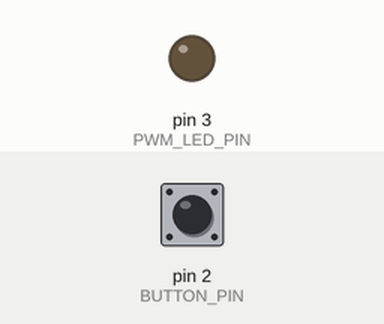
Recording of a sketch running on a simulated Arduino Uno, built with avr-gcc and run on an emulated ATmega328P. Shown: output pins drawn as LEDs (lit = HIGH). Dashed ring = blinking. Inputs (shaded band) come from the test bench; at power-on: pin 2 (BUTTON_PIN) LOW.

Above: at 1.25 s.
1.3 s: pin 2 (BUTTON_PIN) pulled HIGH for 0.15 s
At 1.69 s:
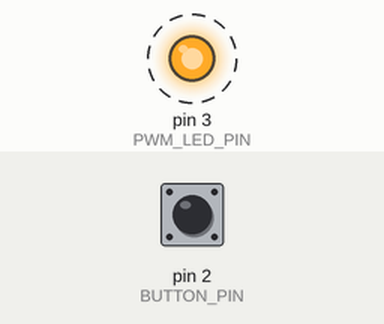
4.4 s: pin 2 (BUTTON_PIN) pulled HIGH for 1 s
Timing chart, 0 to 14.4 s (numbered marks = the images above; inputs shaded):
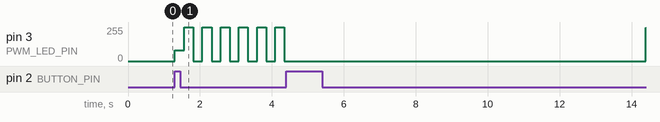

The sketch:

my_pwm_button.ino
```cpp
/*
 * Константы
 */
const int PWM_LED_PIN = 3;  // Номер пина, к которому подключен светодиод
const int BUTTON_PIN = 2;   // Номер пина, к которому подключена кнопка
const int STATE_BLINK = 0;  // Состояние "Моргание"
const int STATE_PWM = 1;    // Состояние "ШИМ"
const int PWM_CODE_MIN = 0; // Минимальный код ШИМ (светодиод не горит)
const int PWM_CODE_MAX = 255; // Максимальный код ШИМ (светодиод горит максимально ярко)
const int BUTTON_CLICK_DELAY = 10; // Задержка после детектирования нажатия кнопки, миллисекунды
const int BLINK_PHASE = 250; // Полупериод "Моргания", миллисекунды
const int PWM_CHANGE_DELAY = 3; // Задержка между сменой кода ШИМ в состоянии "ШИМ"

/*
 * Глобальные переменные
 */
int state = STATE_BLINK;    // Текущее состояние системы
int buttonState = LOW;      // Состояние кнопки
int pwmStateCode = PWM_CODE_MIN;       // Код ШИМ в состоянии "ШИМ"
int pwmStateDirection = +1; // +1 - увеличение яркости, -1 - уменьшение
int blinkStateCnt = 0;      // Счетчик миллисекунд в состоянии "Моргание"
int blinkStateCode = PWM_CODE_MIN;     // Код ШИМ в состоянии "Моргание"

/*
 * Конфигурация
 */
void setup() {
  pinMode(PWM_LED_PIN, OUTPUT);      // Конфигурация 3го пина как выхода (светодиод)
  pinMode(BUTTON_PIN, INPUT);        // Конфигурация 2го пина как входа (кнопка)
}

/*
 * Смена текущего состояния системы
 */
void switchState()
{
  delay(BUTTON_CLICK_DELAY);
  if (state == STATE_BLINK) {
    state = STATE_PWM;
    blinkStateCnt = 0;
    blinkStateCode = PWM_CODE_MIN;
  } else {
    state = STATE_BLINK;
    pwmStateCode = PWM_CODE_MIN;
    pwmStateDirection = +1;
  }
}

/*
 * Смена значения на светодиоде в состоянии "Моргание"
 */
void switchBlinkValue() {
  blinkStateCnt = 0;
  if (blinkStateCode == PWM_CODE_MIN) {
    blinkStateCode = PWM_CODE_MAX;
  } else if (blinkStateCode == PWM_CODE_MAX) {
    blinkStateCode = PWM_CODE_MIN;
  }
  analogWrite(PWM_LED_PIN, blinkStateCode);
}

/*
 * Основной цикл
 */
void loop() {

  // Чтение состояния кнопки
  int buttonStateCurrent = digitalRead(BUTTON_PIN);
  if (buttonState == LOW && buttonStateCurrent == HIGH) { // Переход между состояниями
    switchState();
  }
  buttonState = buttonStateCurrent;

  // Реализация состояний системы
  if (state == STATE_BLINK) { // Состояние "ШИМ"
    pwmStateCode += pwmStateDirection;
    if (pwmStateCode == PWM_CODE_MIN || pwmStateCode == PWM_CODE_MAX) {
      pwmStateDirection *= -1;  // Смена направления: увеличение или уменьшение яркости
    }
    analogWrite(PWM_LED_PIN, pwmStateCode);  // 3 - номер пина, i - код ШИМ (от 0 до 255)
    delay(PWM_CHANGE_DELAY);
  } else { // Состояние "Моргание"
    blinkStateCnt++;
    if (blinkStateCnt == BLINK_PHASE) {
      switchBlinkValue();
    }
    delay(1);
  }
}
```
